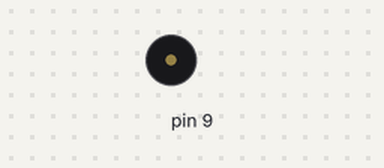
Simulated run of this sketch. Board: Arduino Uno, built with avr-gcc and run on an emulated ATmega328P. On the bench: buzzer (waves = sounding).

Above: at 0.05 s.
Timing chart, 0 to 3.0 s (numbered marks = the images above):
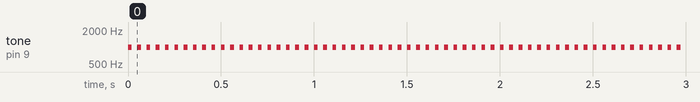

Measured:
- by itself, tone on pin 9: alternates 1000 Hz for 0.02 s and silent for 0.03 s

The sketch:

tone.ino
```cpp
void setup() {
  // put your setup code here, to run once:
  //pinMode(9, OUTPUT);
}

void loop() {
  // put your main code here, to run repeatedly:
  tone(9, 1000, 20);
  delay(50);

}
```
